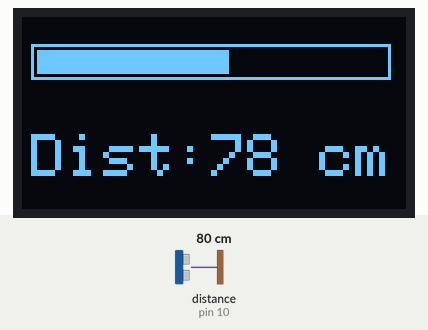
Simulated run of this sketch. Board: Arduino Uno, built with avr-gcc and run on an emulated ATmega328P. Parts: 128×64 one-colour display. Wiring (inferred from the names in the program): ultrasonic range finder: trigger pin 9; echo pin 10. The inputs (shaded band) are chosen by the test bench; at power-on: distance to the obstacle (sensor on pin 10) 80 cm. The echo pulse lasts 58.3 µs per cm.

Above: at 4.4 s.

The sketch:

s26_Display_dist_on_screen_using_HC-SR04_UltraSonic_Sensor.ino
```cpp
#include <SPI.h>
#include <Wire.h>
#include <Adafruit_GFX.h>
#include <Adafruit_SSD1306.h>

#define OLED_RESET -1
Adafruit_SSD1306 display(128,64,&Wire,OLED_RESET);
char buf[11];

const int trigPin = 9;
const int echoPin = 10;

int dist;
int n=100,i;

void setup() {
  display.begin(SSD1306_SWITCHCAPVCC,0x3C);
  display.clearDisplay();
  display.setTextColor(SSD1306_WHITE,SSD1306_BLACK);
  display.setTextSize(2);
  display.cp437(true);
  display.drawRect(3,9,120,12,SSD1306_WHITE);

  pinMode(trigPin,OUTPUT);
  pinMode(echoPin,INPUT);
  Serial.begin(9600);
}

void loop() {
  dist=0;
  for(i=0;i<n;i++)
  {
    digitalWrite(trigPin,LOW);
    delayMicroseconds(2);
    digitalWrite(trigPin,HIGH);
    delayMicroseconds(10);
    digitalWrite(trigPin,LOW);
    dist+=pulseIn(echoPin,HIGH)*0.034/2;
    delay(38);
  }
  dist/=n;
  if(dist>0 && dist<=400)
  {
    display.fillRect(5,11,116,8,SSD1306_BLACK);
    display.fillRect(5,11,116-pow(dist*33.64,0.5),8,SSD1306_WHITE);
    sprintf(buf,"Dist:%-3dcm",dist);
  }
  else
  {
    display.fillRect(5,11,116,8,SSD1306_BLACK);
    sprintf(buf,"Dist>400cm");
  }
  display.setCursor(3,39);
  display.print(buf);
  display.display();
}
```
